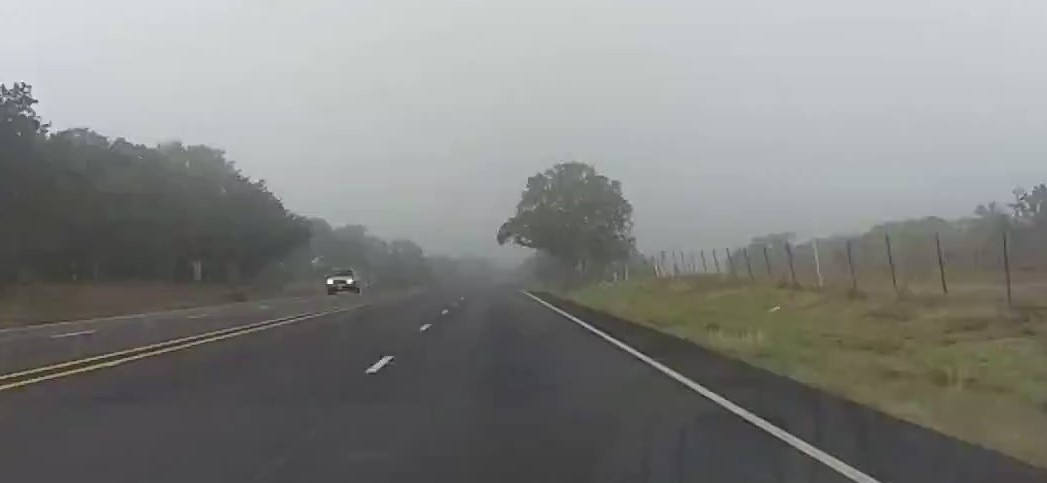
#> input picture data/raw/Lane01.jpg, 1047 x 483 px
$ jupyter execute Test.ipynb
#> lines starting #> are read from the running program, lines starting #| are printed output that depends on the picture; after the words box and inside, x2 and y2 are one past the last pixel; in counts of white or black regions, pixels touching at a corner belong together; long printed decimals are rounded
# Lanes Recognition

## Resources:

 * [Udacity: Open Source Self-Driving Car](https://github.com/udacity/self-driving-car)

## Import Packages

[cell 1]
import numpy as np
import os
import pickle
import glob
import math

[cell 2]
import matplotlib.pyplot as plt
import matplotlib.image as mpimg

[cell 3]
from pylab import rcParams
rcParams['figure.figsize'] = 20, 10

[cell 4]
import cv2

[cell 5]
from sklearn.linear_model import LinearRegression

[cell 6]
from moviepy.editor import *
from moviepy.video.tools.cuts import find_video_period
from moviepy.audio.tools.cuts import find_audio_period

## Read Images

[cell 7]
img = mpimg.imread("../data/raw/Lane01.jpg")
#> img is the input picture: shape (483, 1047, 3); mean R, G, B 129.8, 130.9, 128.7

[cell 8]
plt.imshow(img)

[cell 9]
img_gray = cv2.cvtColor(img, cv2.COLOR_BGR2GRAY)

[cell 10]
plt.imshow(img_gray, cmap='gray')

[cell 11]
def read_image(image_path):
    """Reads and returns image."""
    return mpimg.imread(image_path)

# [10 lines left out: function read_image_and_print_dims, not called in this run]

Read and save test images to array:

[cell 12]
test_images = [read_image(i) for i in glob.glob('../data/raw/*.jpg')]
#> call 2 of read_image, with image_path = '../data/raw/solidWhiteRight.jpg'
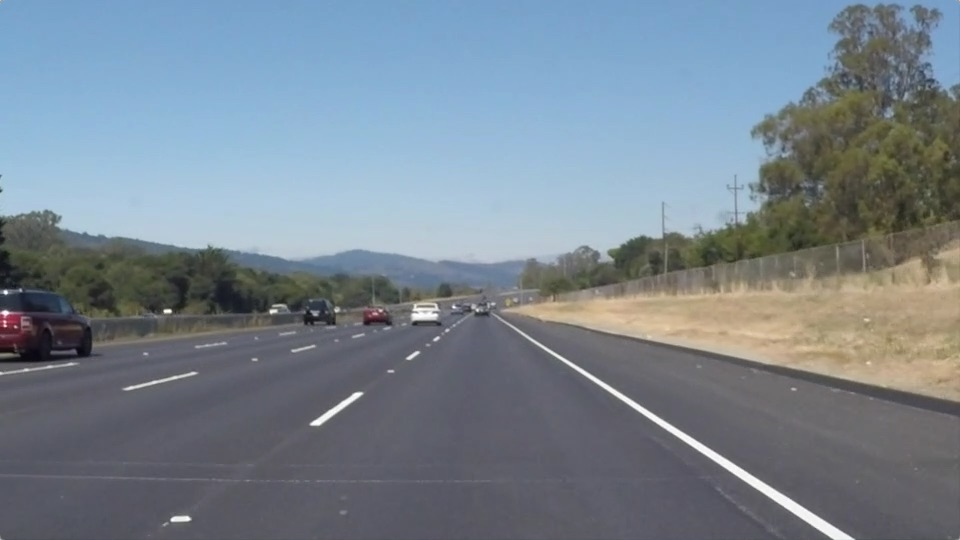
#> input picture data/raw/solidWhiteRight.jpg, 960 x 540 px
#> in read_image, returned value is the input picture: shape (540, 960, 3); mean R, G, B 120.3, 132.6, 143.7
#> test_images = 2 items

[cell 13]
len(test_images)
#> Out = 2

[cell 14]
plt.imshow(test_images[0])

[cell 15]
plt.imshow(test_images[1])

## Define helper functions

 * **Canny edge detector** - operator that uses a multi-stage algorithm to detect a wide range of edges in images. It was developed by John F. Canny in 1986 ([link](https://en.wikipedia.org/wiki/Canny_edge_detector)
 * **Gaussian blur** - function convolves the source image with the specified Gaussian kernel.
 * **Image mask** - function fills the area bounded by one or more polygons.
 * **Hough line transform** - automated analysis of images todetect detect simple shapes, such as straight lines, circles or ellipses. It was initially invented for machine analysis of **bubble chamber** photographs (Hough, 1959).

[cell 16]
def grayscale(img):
    """Applies the Grayscale transform
    This will return an image with only one color channel
    but NOTE: to see the returned image as grayscale
    you should call plt.imshow(gray, cmap='gray')"""
    return cv2.cvtColor(img, cv2.COLOR_BGR2GRAY)

def canny(img, low_threshold, high_threshold):
    """Applies the Canny transform"""
    return cv2.Canny(img, low_threshold, high_threshold)

def gaussian_blur(img, kernel_size):
    """Applies a Gaussian Noise kernel"""
    return cv2.GaussianBlur(img, (kernel_size, kernel_size), 0)

def region_of_interest(img, vertices):
    """
    Applies an image mask.

    Only keeps the region of the image defined by the polygon
    formed from `vertices`. The rest of the image is set to black.
    """
    #defining a blank mask to start with
    mask = np.zeros_like(img)

    #defining a 3 channel or 1 channel color to fill the mask with depending on the input image
    if len(img.shape) > 2:
        channel_count = img.shape[2]  # i.e. 3 or 4 depending on your image
        ignore_mask_color = (255,) * channel_count
    else:
        ignore_mask_color = 255

    #filling pixels inside the polygon defined by "vertices" with the fill color
    cv2.fillPoly(mask, vertices, ignore_mask_color)

    #returning the image only where mask pixels are nonzero
    masked_image = cv2.bitwise_and(img, mask)
    return masked_image

def hough_lines(img, rho, theta, threshold, min_line_len, max_line_gap):
    """
    `img` should be the output of a Canny transform.

    Returns an image with hough lines drawn.
    """
    lines = cv2.HoughLinesP(img, rho, theta, threshold, np.array([]),
                            minLineLength=min_line_len, maxLineGap=max_line_gap)
    # print("Hough lines: ", lines)
    line_img = np.zeros(img.shape, dtype=np.uint8)
    draw_lines(line_img, lines)
    return line_img

# Python 3 has support for cool math symbols.

def weighted_img(img, initial_img, α=0.8, β=1., λ=0.):
    """
    `img` is the output of the hough_lines(), An image with lines drawn on it.
    Should be a blank image (all black) with lines drawn on it.

    `initial_img` should be the image before any processing.

    The result image is computed as follows:

    initial_img * α + img * β + λ
    NOTE: initial_img and img must be the same shape!
    """
    return cv2.addWeighted(initial_img, α, img, β, λ)

[cell 17]
def intersection_x(coef1, intercept1, coef2, intercept2):
    """Returns x-coordinate of intersection of two lines."""
    x = (intercept2-intercept1)/(coef1-coef2)
    return x

def draw_linear_regression_line(coef, intercept, intersection_x, img, imshape=[540,960], color=[255, 0, 0], thickness=2):

    # Get starting and ending points of regression line, ints.
    print("Coef: ", coef, "Intercept: ", intercept,
          "intersection_x: ", intersection_x)
    point_one = (int(intersection_x), int(intersection_x * coef + intercept))
    if coef > 0:
        point_two = (imshape[1], int(imshape[1] * coef + intercept))
    elif coef < 0:
        point_two = (0, int(0 * coef + intercept))
    print("Point one: ", point_one, "Point two: ", point_two)

    # Draw line using cv2.line
    cv2.line(img, point_one, point_two, color, thickness)

[cell 18]
def find_line_fit(slope_intercept):
    """slope_intercept is an array [[slope, intercept], [slope, intercept]...]."""

    # Initialise arrays
    kept_slopes = []
    kept_intercepts = []
    print("Slope & intercept: ", slope_intercept)
    if len(slope_intercept) == 1:
        return slope_intercept[0][0], slope_intercept[0][1]

    # Remove points with slope not within 1.5 standard deviations of the mean
    slopes = [pair[0] for pair in slope_intercept]
    mean_slope = np.mean(slopes)
    slope_std = np.std(slopes)
    for pair in slope_intercept:
        slope = pair[0]
        if slope - mean_slope < 1.5 * slope_std:
            kept_slopes.append(slope)
            kept_intercepts.append(pair[1])
    if not kept_slopes:
        kept_slopes = slopes
        kept_intercepts = [pair[1] for pair in slope_intercept]
    # Take estimate of slope, intercept to be the mean of remaining values
    slope = np.mean(kept_slopes)
    intercept = np.mean(kept_intercepts)
    print("Slope: ", slope, "Intercept: ", intercept)
    return slope, intercept

[cell 19]
def draw_lines(img, lines, color=[255, 0, 0], thickness=2):
    """
    NOTE: this is the function you might want to use as a starting point once you want to
    average/extrapolate the line segments you detect to map out the full
    extent of the lane (going from the result shown in raw-lines-example.mp4
    to that shown in P1_example.mp4).

    Think about things like separating line segments by their
    slope ((y2-y1)/(x2-x1)) to decide which segments are part of the left
    line vs. the right line.  Then, you can average the position of each of
    the lines and extrapolate to the top and bottom of the lane.

    This function draws `lines` with `color` and `thickness`.
    Lines are drawn on the image inplace (mutates the image).
    If you want to make the lines semi-transparent, think about combining
    this function with the weighted_img() function below
    """
    # Image parameters (hard-coded. TODO: Make not hard-coded.)
    imshape = [540, 960]

    # Initialise arrays
    positive_slope_points = []
    negative_slope_points = []
    positive_slope_intercept = []
    negative_slope_intercept = []

    for line in lines:
        for x1,y1,x2,y2 in line:
            slope = (y1-y2)/(x1-x2)
            # print("Points: ", [x1, y1, x2, y2])
            length = math.sqrt((x1-x2)**2 + (y1-y2)**2)
            # print("Length: ", length)
            if not math.isnan(slope):
                if length > 50:
                    if slope > 0:
                        positive_slope_points.append([x1, y1])
                        positive_slope_points.append([x2, y2])
                        positive_slope_intercept.append([slope, y1-slope*x1])
                    elif slope < 0:
                        negative_slope_points.append([x1, y1])
                        negative_slope_points.append([x2, y2])
                        negative_slope_intercept.append([slope, y1-slope*x1])

    # If either array is empty, waive length requirement
    if not positive_slope_points:
        for line in lines:
            for x1,y1,x2,y2 in line:
                slope = (y1-y2)/(x1-x2)
                if slope > 0:
                    positive_slope_points.append([x1, y1])
                    positive_slope_points.append([x2, y2])
                    positive_slope_intercept.append([slope, y1-slope*x1])
    if not negative_slope_points:
        for line in lines:
            for x1,y1,x2,y2 in line:
                slope = (y1-y2)/(x1-x2)
                if slope < 0:
                    negative_slope_points.append([x1, y1])
                    negative_slope_points.append([x2, y2])
                    negative_slope_intercept.append([slope, y1-slope*x1])
    if not positive_slope_points:
        print("positive_slope_points still empty")
    if not negative_slope_points:
        print("negative_slope_points still empty")
    # Even though positive_slope_points is not used, I am keeping it for debugging purposes.
    positive_slope_points = np.array(positive_slope_points)
    negative_slope_points = np.array(negative_slope_points)
    # print("Positive slope line points: ", positive_slope_points)
    # print("Negative slope line points: ", negative_slope_points)
    # print("positive slope points dtype: ", positive_slope_points.dtype)

    # Get intercept and coefficient of fitted lines
    pos_coef, pos_intercept = find_line_fit(positive_slope_intercept)
    neg_coef, neg_intercept = find_line_fit(negative_slope_intercept)

    # Discarded Linear Regression Option:
    # Get intercept and coefficient of linear regression lines
    # pos_coef, pos_intercept = find_linear_regression_line(positive_slope_points)
    # neg_coef, neg_intercept = find_linear_regression_line(negative_slope_points)

    # Get intersection point
    intersection_x_coord = intersection_x(pos_coef, pos_intercept, neg_coef, neg_intercept)

    # Plot lines
    draw_linear_regression_line(pos_coef, pos_intercept, intersection_x_coord, img)
    draw_linear_regression_line(neg_coef, neg_intercept, intersection_x_coord, img)

[cell 20]
# [17 lines left out: function find_linear_regression_line, not called in this run]

## Draw Lane Lines

Steps:

 * Read in and grayscale the image
 * Define a kernel size and apply Gaussian smoothing
 * Define our parameters for Canny and apply to get edges image
 * Mask edges image using cv2.fillPoly() (ignore everything outside region of interest)
 * Define Hough transform parameters and run Hough transform on masked edge-detected image
 * Draw line segments
 * Draw lines extrapolated from line segments
 * Combine line image with original image to see how accurate the line annotations are.

[cell 21]
def draw_lane_lines(image):
    """Draw lane lines in white on original image."""
    # Print image details
    # print("image.shape: ", image.shape)
    imshape = image.shape

    # Greyscale image
    greyscaled_image = grayscale(image)
    plt.subplot(2,2,1)
    plt.imshow(greyscaled_image, cmap="gray")

    # Gaussian Blur
    blurred_grey_image = gaussian_blur(greyscaled_image, 1)

    # Canny edge detection
    edges_image = canny(blurred_grey_image, 100, 300)

    # Mask edges image
    border = 0
    vertices = np.array([[(0,imshape[0]),(465, 320), (475, 320), (imshape[1],imshape[0])]], dtype=np.int32)
    edges_image_with_mask = region_of_interest(edges_image, vertices)
    ## Plot masked edges image
    bw_edges_image_with_mask = cv2.cvtColor(edges_image_with_mask, cv2.COLOR_GRAY2BGR)
    plt.subplot(2,2,2)
    plt.imshow(bw_edges_image_with_mask)

    # Hough lines
    rho = 2 # distance resolution in pixels of the Hough grid
    theta = np.pi/180 # angular resolution in radians of the Hough grid
    threshold = 35     # minimum number of votes (intersections in Hough grid cell)
    min_line_len = 10 #minimum number of pixels making up a line
    max_line_gap = 100    # maximum gap in pixels between connectable line segments
    lines_image = hough_lines(edges_image_with_mask, rho, theta, threshold, min_line_len, max_line_gap)

    # Convert Hough from single channel to RGB to prep for weighted
    # TODO: Have it convert the lines to red, not white.
    hough_rgb_image = cv2.cvtColor(lines_image, cv2.COLOR_GRAY2BGR)
    # hough_rgb_image.dtype: uint8.  Shape: (540,960,3).
    # hough_rgb_image is like [[[0 0 0], [0 0 0],...] [[0 0 0], [0 0 0],...]]
    ## Plot Hough lines image
    plt.subplot(2,2,3)
    plt.imshow(hough_rgb_image)

    # Combine lines image with original image
    final_image = weighted_img(hough_rgb_image, image)
    ## Plot final image
    plt.subplot(2,2,4)
    plt.imshow(final_image)
    return final_image

## Test on Images

[cell 22]
draw_lane_lines(test_images[1])
#> in region_of_interest, `masked_image = cv2.bitwise_and(img, mask)`:
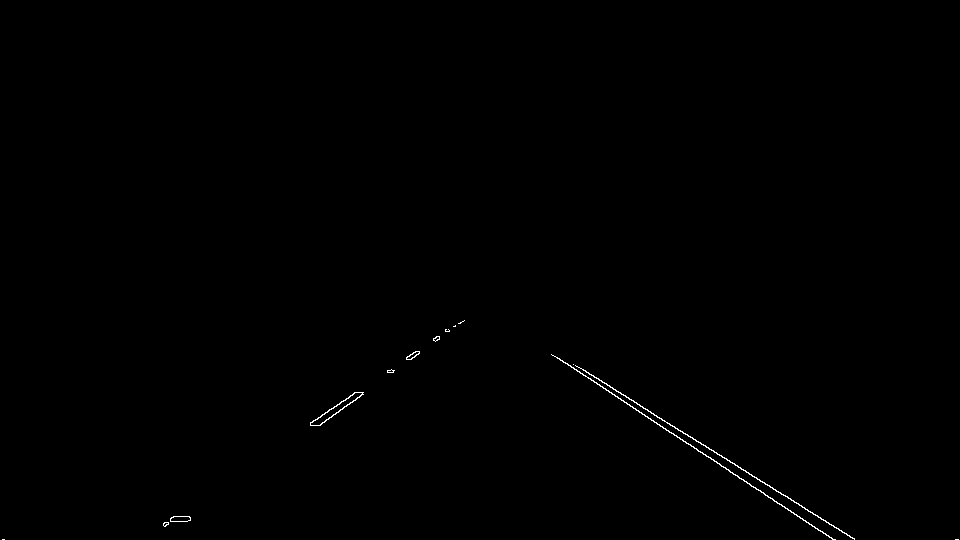
#> masked_image: shape (540, 960); 0.24% white in thin lines or dots, all inside (x1, y1, x2, y2) = (2, 320, 959, 540)
#> in hough_lines, `lines = cv2.HoughLinesP(img, rho, theta, threshold, np.array([]), minL..`: lines = [[577, 366, 854, 539], [615, 396, 835, 539], [551, 354, 760, 490], [310, 422, 448, 329], [319, 425, 464, 320], [163, 523, 173, 516], [311, 422, 414, 357], [573, 364, 852, 538], [310, 423, 458, 323], [809, 524, 833, 539]]
#> the loop in draw_lines, `for line in lines:` made 10 passes
#> after the loop in draw_lines, `for line in lines:`: negative_slope_intercept = [[-0.674, 630.9], [-0.724, 656], [-0.631, 618.3], [-0.676, 632.5]]; negative_slope_points = [[310, 422], [448, 329], [319, 425], [464, 320], [311, 422], [414, 357], [310, 423], [458, 323]]; positive_slope_intercept = [[0.625, 5.64], [0.65, -3.75], [0.651, -4.55], [0.624, 6.65]]; positive_slope_points = [[577, 366], [854, 539], [615, 396], [835, 539], [551, 354], [760, 490], [573, 364], [852, 538]]
#| Slope & intercept:  [[0.6245, 5.635], [0.65, -3.75], [0.6507, -4.545], [0.6237, 6.645]]
#> in find_line_fit, `slopes = [pair[0] for pair in slope_intercept]`: slopes = [0.625, 0.65, 0.651, 0.624]
#> in find_line_fit, `mean_slope = np.mean(slopes)`: mean_slope = 0.637
#> in find_line_fit, `slope_std = np.std(slopes)`: slope_std = 0.0131
#> the loop in find_line_fit, `for pair in slope_intercept:` made 4 passes
#> (pair, slope) on passes 1 to 4: ([0.625, 5.64], 0.625), ([0.65, -3.75], 0.65), ([0.651, -4.55], 0.651), ([0.624, 6.65], 0.624)
#> after the loop in find_line_fit, `for pair in slope_intercept:`: kept_intercepts = [5.64, -3.75, -4.55, 6.65]; kept_slopes = [0.625, 0.65, 0.651, 0.624]
#> in find_line_fit, `slope = np.mean(kept_slopes)`: slope = 0.637
#> in find_line_fit, `intercept = np.mean(kept_intercepts)`: intercept = 0.996
#| Slope:  0.6372 Intercept:  0.9963
#> in draw_lines, `pos_coef, pos_intercept = find_line_fit(positive_slope_intercept)`: pos_coef = 0.637; pos_intercept = 0.996
#| Slope & intercept:  [[-0.6739, 630.913], [-0.7241, 656.0], [-0.6311, 618.262], [-0.6757, 632.459]]
#> the loop in find_line_fit (call 2), `for pair in slope_intercept:` made 4 passes
#> (pair, slope) on passes 1 to 4: ([-0.674, 630.9], -0.674), ([-0.724, 656], -0.724), ([-0.631, 618.3], -0.631), ([-0.676, 632.5], -0.676)
#| Slope:  -0.6762 Intercept:  634.409
#> in draw_lines, `neg_coef, neg_intercept = find_line_fit(negative_slope_intercept)`: neg_coef = -0.676; neg_intercept = 634.4
#> in intersection_x, `x = (intercept2-intercept1)/(coef1-coef2)`: x = 482.3
#| Coef:  0.6372 Intercept:  0.9963 intersection_x:  482.258
#> in draw_linear_regression_line, `point_one = (int(intersection_x), int(intersection_x * coef + intercep..`: point_one = (482, 308)
#> in draw_linear_regression_line, `point_two = (imshape[1], int(imshape[1] * coef + intercept))`: point_two = (960, 612)
#| Point one:  (482, 308) Point two:  (960, 612)
#| Coef:  -0.6762 Intercept:  634.409 intersection_x:  482.258
#| Point one:  (482, 308) Point two:  (0, 634)
#> in weighted_img, `return cv2.addWeighted(initial_img, α, img, β, λ)`:
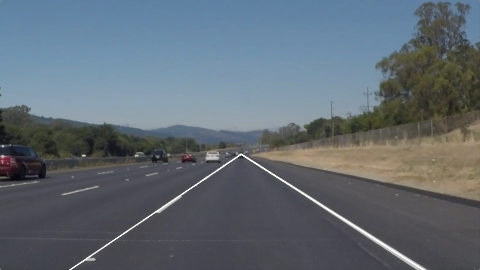
#> returned value: shape (540, 960, 3) (shown at 1/2 size); mean of channels 0, 1, 2 96.8, 106.6, 115.5; drawn as R, G, B

[cell 23]
draw_lane_lines(test_images[0])
#> in region_of_interest (call 2), `masked_image = cv2.bitwise_and(img, mask)`:
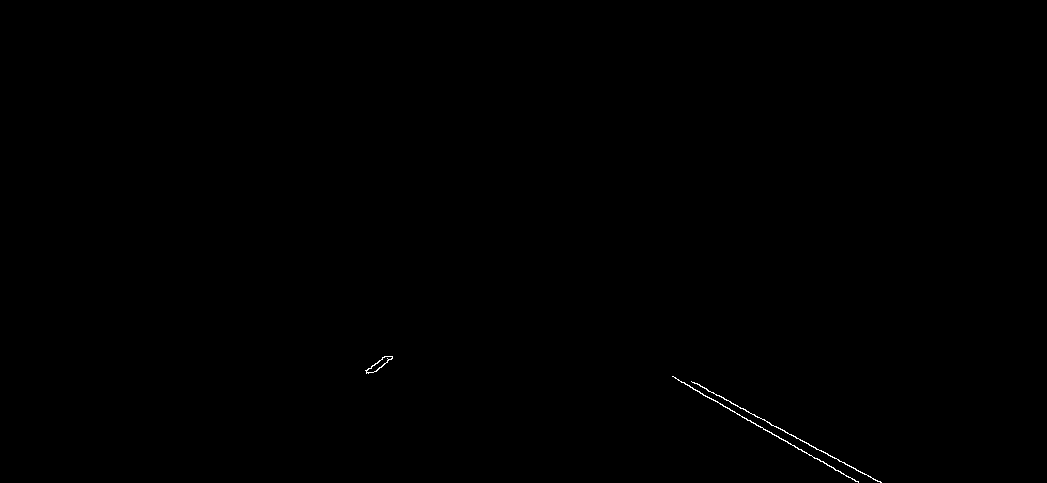
#> masked_image: shape (483, 1047); 0.13% white in thin lines or dots, all inside (x1, y1, x2, y2) = (365, 356, 882, 483)
#> the loop in draw_lines (call 2), `for line in lines:` made 6 passes
#> line on passes 1 to 4: [[691, 381, 881, 482]], [[672, 376, 729, 408]], [[703, 395, 858, 481]], [[732, 411, 750, 420]]
#| Slope & intercept:  [[0.5316, 13.679], [0.5614, -1.263], [0.5548, 4.948], [0.5594, 0.986]]
#| Slope:  0.5518 Intercept:  4.588
#| Slope & intercept:  [[-0.7895, 659.947]]
#| Coef:  0.5518 Intercept:  4.588 intersection_x:  488.604
#| Point one:  (488, 274) Point two:  (960, 534)
#> call 4 of draw_linear_regression_line, with coef = -0.789, intercept = 659.9, intersection_x = 488.6, thickness = 2
#| Coef:  -0.7895 Intercept:  659.947 intersection_x:  488.604
#> in draw_linear_regression_line (call 4), `point_two = (0, int(0 * coef + intercept))`: point_two = (0, 659)
#| Point one:  (488, 274) Point two:  (0, 659)
#> in draw_linear_regression_line (call 4), `cv2.line(img, point_one, point_two, color, thickness)`:
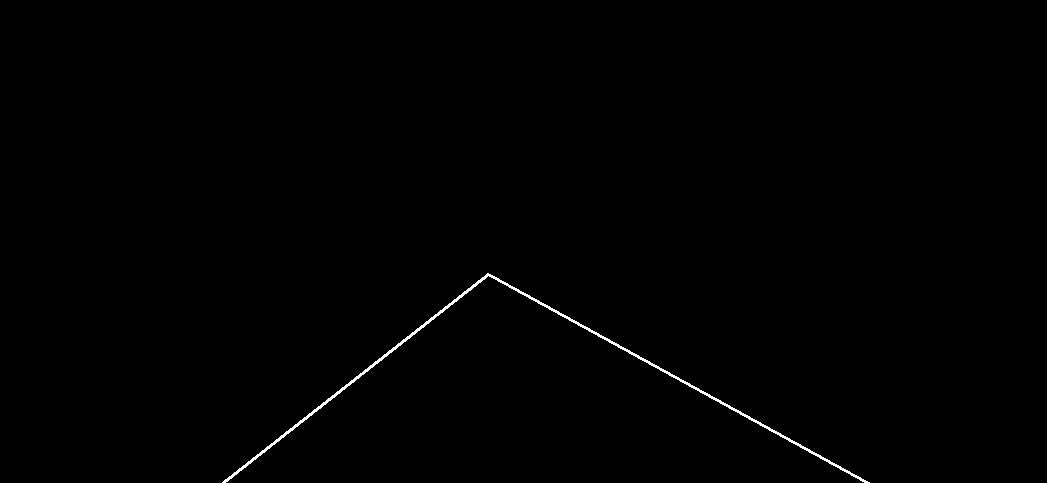
#> img: shape (483, 1047); 0.43% white in thin lines or dots, all inside (x1, y1, x2, y2) = (222, 273, 870, 483)
#> call 2 of weighted_img, with α = 0.8, β = 1, λ = 0
#> in weighted_img (call 2), `return cv2.addWeighted(initial_img, α, img, β, λ)`:
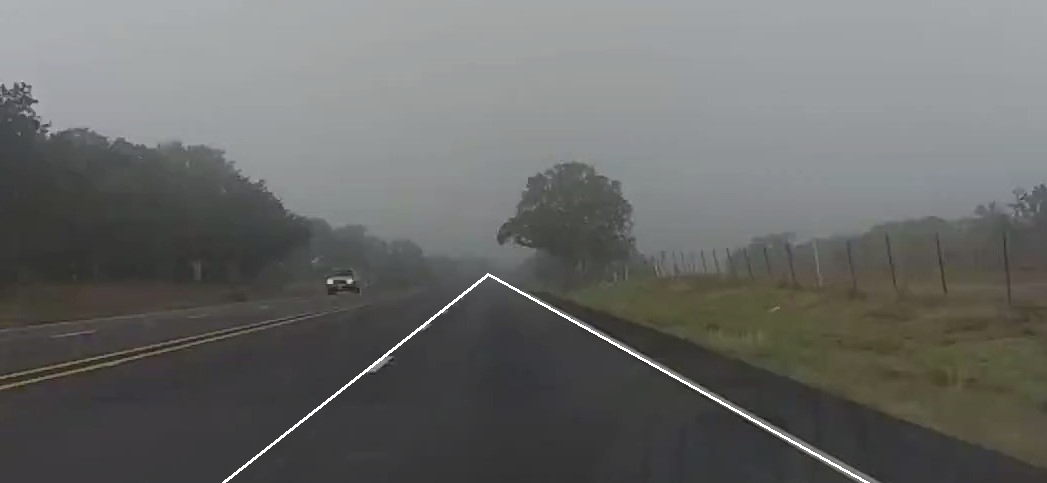
#> returned value: shape (483, 1047, 3); mean of channels 0, 1, 2 104.6, 105.5, 103.7; drawn as R, G, B
